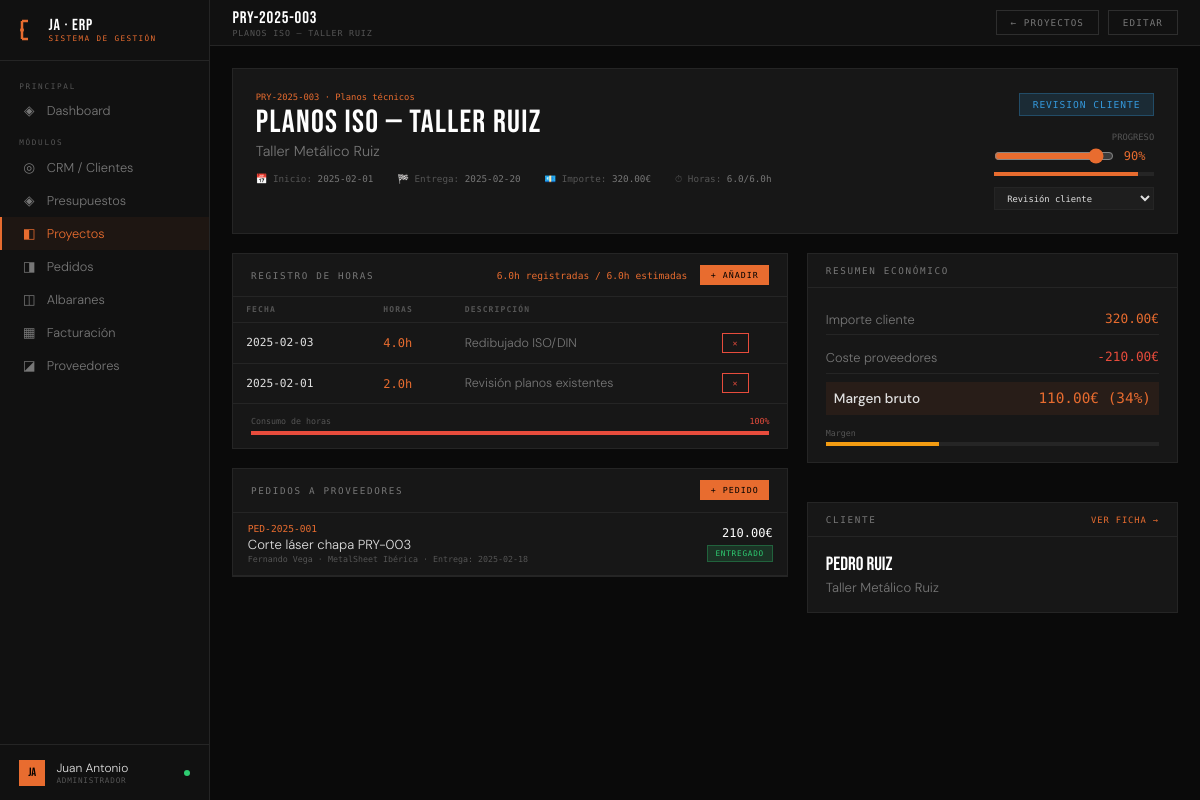
The page /proyecto/3 on the database its author committed.
### tables this page shows
CREATE TABLE proyectos (
        id INTEGER PRIMARY KEY AUTOINCREMENT,
        cliente_id INTEGER, presupuesto_id INTEGER,
        referencia TEXT UNIQUE, nombre TEXT NOT NULL,
        servicio TEXT, estado TEXT DEFAULT 'en_diseno',
        progreso INTEGER DEFAULT 0,
        fecha_inicio TEXT, fecha_entrega TEXT,
        importe REAL DEFAULT 0,
        horas_estimadas REAL DEFAULT 0,
        notas TEXT,
        fecha_creacion TEXT DEFAULT CURRENT_DATE,
        FOREIGN KEY (cliente_id) REFERENCES clientes(id),
        FOREIGN KEY (presupuesto_id) REFERENCES presupuestos(id));

CREATE TABLE clientes (
        id INTEGER PRIMARY KEY AUTOINCREMENT,
        nombre TEXT NOT NULL, empresa TEXT, email TEXT, telefono TEXT,
        sector TEXT, estado TEXT DEFAULT 'lead', notas TEXT,
        fecha_alta TEXT DEFAULT CURRENT_DATE);

CREATE TABLE horas (
        id INTEGER PRIMARY KEY AUTOINCREMENT,
        proyecto_id INTEGER NOT NULL,
        fecha TEXT DEFAULT CURRENT_DATE,
        horas REAL NOT NULL,
        descripcion TEXT,
        FOREIGN KEY (proyecto_id) REFERENCES proyectos(id));

CREATE TABLE pedidos_proveedor (
        id INTEGER PRIMARY KEY AUTOINCREMENT,
        proveedor_id INTEGER, proyecto_id INTEGER,
        numero TEXT UNIQUE, concepto TEXT,
        importe REAL DEFAULT 0, estado TEXT DEFAULT 'pendiente',
        fecha_pedido TEXT DEFAULT CURRENT_DATE, fecha_entrega_esperada TEXT,
        notas TEXT,
        FOREIGN KEY (proveedor_id) REFERENCES proveedores(id),
        FOREIGN KEY (proyecto_id) REFERENCES proyectos(id));

CREATE TABLE proveedores (
        id INTEGER PRIMARY KEY AUTOINCREMENT,
        nombre TEXT NOT NULL, empresa TEXT, email TEXT, telefono TEXT,
        especialidad TEXT, valoracion REAL DEFAULT 5.0,
        estado TEXT DEFAULT 'activo', notas TEXT,
        fecha_alta TEXT DEFAULT CURRENT_DATE);

### app.py (the view)
@app.route('/proyecto/<int:id>')
def proyecto_detalle(id):
    conn = get_db()
    proyecto = conn.execute('''SELECT p.*, c.nombre as cliente_nombre, c.empresa as cliente_empresa
        FROM proyectos p JOIN clientes c ON c.id=p.cliente_id WHERE p.id=?''',(id,)).fetchone()
    horas = conn.execute('SELECT * FROM horas WHERE proyecto_id=? ORDER BY fecha DESC',(id,)).fetchall()
    horas_total = conn.execute('SELECT COALESCE(SUM(horas),0) FROM horas WHERE proyecto_id=?',(id,)).fetchone()[0]
    pedidos = conn.execute('''SELECT pp.*, pv.nombre as proveedor_nombre, pv.empresa as proveedor_empresa
        FROM pedidos_proveedor pp JOIN proveedores pv ON pv.id=pp.proveedor_id
        WHERE pp.proyecto_id=? ORDER BY pp.fecha_pedido DESC''',(id,)).fetchall()
    proveedores = conn.execute("SELECT id,nombre,empresa,especialidad FROM proveedores WHERE estado='activo'").fetchall()
    conn.close()
    return render_template('proyecto_detalle.html', proyecto=proyecto, horas=horas,
        horas_total=horas_total, pedidos=pedidos, proveedores=proveedores)

### app.py (called while the page is built)
def get_db():
    conn = sqlite3.connect(DB)
    conn.row_factory = sqlite3.Row
    return conn

@app.context_processor
def inject_globals():
    return {
        'today': date.today().isoformat(),
        'now': datetime.now().strftime('%b %Y'),
        'request': request,
    }

### templates/proyecto_detalle.html (shortened to what this page needs)
{% extends "base.html" %}
{% block topbar %}
<div><div class="topbar-title">{{ proyecto.referencia }}</div><div class="topbar-sub">{{ proyecto.nombre }}</div></div>
<div class="topbar-right">
  <a href="/proyectos" class="btn">← Proyectos</a>
  <button class="btn" onclick="document.getElementById('modal-editar').style.display='flex'">Editar</button>
</div>
{% endblock %}
{% block content %}
<div class="detail-header">
  <div>
    <div style="font-family:var(--mono);font-size:.55rem;color:var(--accent);margin-bottom:.3rem">{{ proyecto.referencia }} · {{ proyecto.servicio }}</div>
    <div class="detail-name">{{ proyecto.nombre }}</div>
    <div class="detail-company">{{ proyecto.cliente_empresa or proyecto.cliente_nombre }}</div>
    <div class="detail-meta">
      <div class="detail-meta-item">📅 Inicio: <span>{{ proyecto.fecha_inicio or '—' }}</span></div>
      <div class="detail-meta-item">🏁 Entrega: <span>{{ proyecto.fecha_entrega or '—' }}</span></div>
      <div class="detail-meta-item">💶 Importe: <span>{{ "%.2f"|format(proyecto.importe) }}€</span></div>
      <div class="detail-meta-item">⏱ Horas: <span>{{ horas_total }}/{{ proyecto.horas_estimadas }}h</span></div>
    </div>
  </div>
  <div style="text-align:right">
    <span class="badge {% if proyecto.estado=='en_diseno' %}badge-orange{% elif proyecto.estado=='en_fabricacion' %}badge-green{% elif proyecto.estado=='revision_cliente' %}badge-blue{% elif proyecto.estado=='entregado' %}badge-muted{% else %}badge-yellow{% endif %}" style="font-size:.6rem;padding:.3rem .8rem">
      {{ proyecto.estado|replace('_',' ')|upper }}
    </span>
    <div style="margin-top:1rem">
      <div style="font-family:var(--mono);font-size:.55rem;color:var(--muted);margin-bottom:.4rem">PROGRESO</div>
      <div style="display:flex;align-items:center;gap:.6rem">
        <input type="range" id="prog-slider" min="0" max="100" value="{{ proyecto.progreso }}" oninput="updateProg(this.value)"
          style="width:120px;accent-color:var(--accent)"/>
        <span id="prog-val" style="font-family:var(--mono);font-size:.75rem;color:var(--accent)">{{ proyecto.progreso }}%</span>
      </div>
      <div style="background:var(--border);height:4px;margin-top:.5rem;width:160px">
        <div id="prog-bar" style="height:4px;background:var(--accent);width:{{ proyecto.progreso }}%"></div>
      </div>
      <div style="margin-top:.6rem">
        <select id="estado-sel" onchange="updateEstado()" style="background:var(--card);border:1px solid var(--border);color:var(--text);font-family:var(--mono);font-size:.55rem;padding:.3rem .5rem;outline:none;width:160px">
          <option value="revision_cliente" {% if proyecto.estado=='revision_cliente' %}selected{% endif %}>Revisión cliente</option>
        </select>
      </div>
    </div>
  </div>
</div>
<div class="grid-60-40">
  <div>
    <div class="panel" style="margin-bottom:1.2rem">
      <div class="panel-header">
        <span class="panel-title">Registro de horas</span>
        <div style="display:flex;gap:.8rem;align-items:center">
          <span style="font-family:var(--mono);font-size:.6rem;color:var(--accent)">{{ horas_total }}h registradas / {{ proyecto.horas_estimadas }}h estimadas</span>
          <button class="btn btn-sm btn-primary" onclick="document.getElementById('modal-horas').style.display='flex'">+ Añadir</button>
        </div>
      </div>
      {% if horas %}
      <table class="table">
        <thead><tr><th>Fecha</th><th>Horas</th><th>Descripción</th><th></th></tr></thead>
        <tbody>
          {% for h in horas %}
          <tr>
            <td style="font-family:var(--mono);font-size:.7rem">{{ h.fecha }}</td>
            <td><span style="font-family:var(--mono);font-size:.75rem;color:var(--accent)">{{ h.horas }}h</span></td>
            <td style="color:var(--muted2);font-size:.78rem">{{ h.descripcion or '—' }}</td>
            <td>
              <form method="POST" action="/horas/{{ h.id }}/eliminar" onsubmit="return confirm('¿Eliminar este registro?')">
                <button type="submit" class="btn btn-sm btn-danger">✕</button>
              </form>
            </td>
          </tr>
          {% endfor %}
        </tbody>
      </table>
      {% else %}
      <div class="empty">Sin horas registradas aún</div>
      {% endif %}
      {% if proyecto.horas_estimadas > 0 %}
      <div style="padding:.8rem 1.1rem;border-top:1px solid var(--border)">
        {% set pct = [((horas_total / proyecto.horas_estimadas) * 100)|int, 100]|min %}
        <div style="display:flex;justify-content:space-between;margin-bottom:.3rem">
          <span style="font-family:var(--mono);font-size:.52rem;color:var(--muted)">Consumo de horas</span>
          <span style="font-family:var(--mono);font-size:.52rem;color:{% if pct > 90 %}var(--red){% elif pct > 70 %}var(--yellow){% else %}var(--accent){% endif %}">{{ pct }}%</span>
        </div>
        <div style="background:var(--border);height:4px">
          <div style="height:4px;background:{% if pct>90 %}var(--red){% elif pct>70 %}var(--yellow){% else %}var(--accent){% endif %};width:{{ pct }}%"></div>
        </div>
      </div>
      {% endif %}
    </div>
    <div class="panel">
      <div class="panel-header">
        <span class="panel-title">Pedidos a proveedores</span>
        <button class="btn btn-sm btn-primary" onclick="document.getElementById('modal-pedido').style.display='flex'">+ Pedido</button>
      </div>
      {% if pedidos %}
      <div style="padding:0">
        {% for p in pedidos %}
        <div style="display:flex;align-items:center;gap:.8rem;padding:.65rem .9rem;border-bottom:1px solid var(--border)">
          <div style="flex:1">
            <div style="font-family:var(--mono);font-size:.6rem;color:var(--accent)">{{ p.numero }}</div>
            <div style="font-size:.82rem;margin-top:.1rem">{{ p.concepto }}</div>
            <div style="font-family:var(--mono);font-size:.52rem;color:var(--muted);margin-top:.1rem">
              {{ p.proveedor_nombre }} · {{ p.proveedor_empresa or '' }} · Entrega: {{ p.fecha_entrega_esperada or '—' }}
            </div>
          </div>
          <div style="text-align:right">
            <div style="font-family:var(--mono);font-size:.75rem;color:#fff">{{ "%.2f"|format(p.importe) }}€</div>
            <span class="badge {% if p.estado=='entregado' %}badge-green{% elif p.estado=='en_produccion' %}badge-blue{% elif p.estado=='en_transito' %}badge-yellow{% else %}badge-muted{% endif %}" style="margin-top:.3rem">{{ p.estado|replace('_',' ') }}</span>
          </div>
        </div>
        {% endfor %}
      </div>
      {% else %}
      <div class="empty">Sin pedidos a proveedores</div>
      {% endif %}
    </div>
  </div>
  <div style="display:flex;flex-direction:column;gap:1.2rem">
    <div class="panel">
      <div class="panel-header"><span class="panel-title">Resumen económico</span></div>
      <div class="panel-body">
        {% set coste_prov = pedidos|sum(attribute='importe') %}
        {% set margen = proyecto.importe - coste_prov %}
        {% set margen_pct = ((margen / proyecto.importe * 100)|int) if proyecto.importe > 0 else 0 %}
        <div style="display:flex;flex-direction:column;gap:.5rem">
          <div style="display:flex;justify-content:space-between;padding:.4rem 0;border-bottom:1px solid var(--border)">
            <span style="font-size:.8rem;color:var(--muted2)">Importe cliente</span>
            <span style="font-family:var(--mono);font-size:.8rem;color:var(--accent)">{{ "%.2f"|format(proyecto.importe) }}€</span>
          </div>
          <div style="display:flex;justify-content:space-between;padding:.4rem 0;border-bottom:1px solid var(--border)">
            <span style="font-size:.8rem;color:var(--muted2)">Coste proveedores</span>
            <span style="font-family:var(--mono);font-size:.8rem;color:var(--red)">-{{ "%.2f"|format(coste_prov) }}€</span>
          </div>
          <div style="display:flex;justify-content:space-between;padding:.5rem;background:rgba(232,108,47,.08)">
            <span style="font-size:.85rem;font-weight:500">Margen bruto</span>
            <span style="font-family:var(--mono);font-size:.9rem;color:var(--accent)">{{ "%.2f"|format(margen) }}€ ({{ margen_pct }}%)</span>
          </div>
        </div>
        <div style="margin-top:.8rem">
          <div style="font-family:var(--mono);font-size:.52rem;color:var(--muted);margin-bottom:.3rem">Margen</div>
          <div style="background:var(--border);height:4px">
            <div style="height:4px;background:{% if margen_pct>50 %}var(--green){% elif margen_pct>25 %}var(--yellow){% else %}var(--red){% endif %};width:{{ margen_pct }}%"></div>
          </div>
        </div>
      </div>
    </div>
    <div class="panel">
      <div class="panel-header"><span class="panel-title">Cliente</span><a href="/cliente/{{ proyecto.cliente_id }}" class="panel-action">Ver ficha →</a></div>
      <div class="panel-body">
        <div style="font-family:var(--display);font-size:1.2rem;color:#fff">{{ proyecto.cliente_nombre }}</div>
        <div style="font-size:.82rem;color:var(--muted2);margin-top:.2rem">{{ proyecto.cliente_empresa or '' }}</div>
      </div>
    </div>
  </div>
</div>
{% endblock %}

### templates/base.html (style rules this page uses)
:root { --bg:#0a0a0a;--surface:#111;--panel:#171717;--card:#1e1e1e; --border:#252525;--border2:#2e2e2e; --accent:#e86c2f;--accent2:#f0a500; --green:#2ecc71;--red:#e74c3c;--blue:#3498db;--yellow:#f39c12; --text:#e0e0e0;--muted:#555;--muted2:#777; --mono:'Share Tech Mono',monospace;--display:'Bebas Neue',sans-serif;--body:'DM Sans',sans-serif; }
*,*::before,*::after { box-sizing:border-box;margin:0;padding:0; }
html,body { height:100%;overflow:hidden; }
body { background:var(--bg);color:var(--text);font-family:var(--body);font-weight:300;display:flex; }
.topbar-title { font-family:var(--display);font-size:1.05rem;letter-spacing:.05em;color:#fff; }
.topbar-sub { font-family:var(--mono);font-size:.52rem;color:var(--muted);letter-spacing:.1em;text-transform:uppercase; }
.topbar-right { margin-left:auto;display:flex;align-items:center;gap:.6rem; }
.btn { font-family:var(--mono);font-size:.58rem;letter-spacing:.12em;text-transform:uppercase;padding:.38rem .85rem;border:1px solid var(--border2);background:transparent;color:var(--muted2);cursor:pointer;transition:all .15s;text-decoration:none;display:inline-block; }
.btn-primary { background:var(--accent);border-color:var(--accent);color:#000; }
.btn-danger { border-color:var(--red);color:var(--red); }
.btn-sm { padding:.25rem .6rem;font-size:.52rem; }
.panel { background:var(--panel);border:1px solid var(--border);margin-bottom:1.2rem; }
.panel-header { padding:.7rem 1.1rem;border-bottom:1px solid var(--border);display:flex;align-items:center;justify-content:space-between;gap:1rem; }
.panel-title { font-family:var(--mono);font-size:.58rem;letter-spacing:.18em;text-transform:uppercase;color:var(--muted2); }
.panel-action { font-family:var(--mono);font-size:.55rem;letter-spacing:.1em;color:var(--accent);cursor:pointer;text-transform:uppercase;background:none;border:none;text-decoration:none; }
.panel-body { padding:1rem 1.1rem; }
.table { width:100%;border-collapse:collapse; }
.table th { font-family:var(--mono);font-size:.5rem;letter-spacing:.14em;text-transform:uppercase;color:var(--muted);padding:.5rem .8rem;text-align:left;border-bottom:1px solid var(--border); }
.table td { padding:.6rem .8rem;font-size:.8rem;color:var(--text);border-bottom:1px solid var(--border); }
.table tr:last-child td { border-bottom:none; }
.badge { font-family:var(--mono);font-size:.48rem;letter-spacing:.1em;text-transform:uppercase;padding:.18rem .48rem;display:inline-block; }
.badge-green { background:rgba(46,204,113,.15);color:var(--green);border:1px solid rgba(46,204,113,.3); }
.badge-blue { background:rgba(52,152,219,.15);color:var(--blue);border:1px solid rgba(52,152,219,.3); }
.grid-60-40 { display:grid;grid-template-columns:1.5fr 1fr;gap:1.2rem; }
.detail-header { background:var(--panel);border:1px solid var(--border);padding:1.4rem;margin-bottom:1.2rem;display:flex;align-items:flex-start;justify-content:space-between;gap:1rem; }
.detail-name { font-family:var(--display);font-size:2rem;letter-spacing:.04em;color:#fff;line-height:1; }
.detail-company { font-size:.9rem;color:var(--muted2);margin-top:.2rem; }
.detail-meta { display:flex;gap:1.5rem;margin-top:.8rem;flex-wrap:wrap; }
.detail-meta-item { font-family:var(--mono);font-size:.58rem;color:var(--muted); }
.detail-meta-item span { color:var(--muted2); }

### rows shown on the page
proyectos: referencia "PRY-2025-003", nombre "PLANOS ISO — TALLER RUIZ", servicio "Planos técnicos", nombre "Planos ISO — Taller Ruiz", fecha_inicio "2025-02-01", fecha_entrega "2025-02-20", importe "320.00", horas_estimadas "6.0", estado "REVISION CLIENTE", progreso "90", estado "Revisión cliente"
clientes: empresa "Taller Metálico Ruiz", cliente_nombre "Pedro Ruiz"
horas: fecha "2025-02-03", horas "4.0", descripcion "Redibujado ISO/DIN"
horas: fecha "2025-02-01", horas "2.0", descripcion "Revisión planos existentes"
pedidos_proveedor: numero "PED-2025-001", concepto "Corte láser chapa PRY-003", proveedor_nombre "Fernando Vega", empresa "MetalSheet Ibérica", fecha_entrega_esperada "2025-02-18", importe "210.00", estado "ENTREGADO"

### other values the page prints
{{ horas_total }} "6.0"
{{ pct }} "100"
{{ "%.2f"|format(coste_prov) }} "210.00"
{{ "%.2f"|format(margen) }} "110.00"
{{ margen_pct }} "34"
